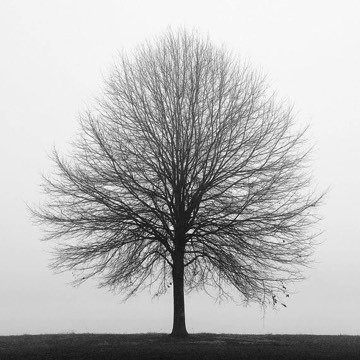
#> input picture sub_pixel/test_tree2.jpg, 360 x 360 px
$ python cleaned.py
#> lines starting #> are read from the running program, lines starting #| are printed output that depends on the picture; long printed decimals are rounded
import os
import math
import numpy as np
import time
import cv2
from PIL import Image, ImageDraw, ImageFont
from skimage import metrics


# Start timing the execution
start_time = time.time()

# ASCII character ramps
empty = " "
full = "X"
# long_ramp = """ !#$%&'()*+,-./0123456789:;<=>?@ABCDEFGHIJKLMNOPQRSTUVWXYZ[\]^_`abcdefghijklmnopqrstuvwxyz{|}~ ¡¢£¤¥¦§¨©ª«¬­®¯°±²³´µ¶·¸¹º»¼½¾¿ÀÁÂÃÄÅÆÇÈÉÊËÌÍÎÏÐÑÒÓÔÕÖ×ØÙÚÛÜÝÞßàáâãäåæçèéêëìíîïðñòóôõö÷øùúûüýþÿĀāĂăĄąĆćĈĉĊċČčĎďĐđĒēĔĕĖėĘęĚěĜĝĞğĠġĢģĤĥĦħĨĩĪīĬĭĮįİıĲĳĴĵĶķĸĹĺĻļĽľĿŀŁłŃńŅņŇňŉŊŋŌōŎŏŐőŒœŔŕŖŗŘřŚśŜŝŞşŠšŢţŤťŦŧŨũŪūŬŭŮůŰűŲųŴŵŶŷŸŹźŻżŽžſƀƁƂƃƄƅƆƇƈƉƊƋƌƍƎƏƐƑƒƓƔƕƖƗƘƙƚƛƜƝƞƟƠơƢƣƤƥƦƧƨƩƪƫƬƭƮƯưƱƲƳƴƵƶƷƸƹƺƻƼƽƾƿǀǁǂǃǄǅǆǇǈǉǊǋǌǍǎǏǐǑǒǓǔǕǖǗǘǙǚǛǜǝǞǟǠǡǢǣǤǥǦǧǨǩǪǫǬǭǮǯǰǱǲǳǴǵǶǷǸǹǺǻǼǽǾǿȀȁȂȃȄȅȆȇȈȉȊȋȌȍȎȏȐȑȒȓȔȕȖȗȘșȚțȜȝȞȟȠȡȢȣȤȥȦȧȨȩȪȫȬȭȮȯȰȱȲȳȴȵȶȸȹȺȻȼȽȾȿɀɁɂɃɄɅɆɇɈɉɊɋɌɍɎɏɐɑɒɓɔɕɖɗɘəɚɛɜɝɞɟɠɡɢɣɤɥɦɧɨɩɪɫɬɭɮɯɰɱɲɳɴɵɶɷɸɹɺɻɼɽɾɿʀʁʂʃʄʅʆʇʈʉʊʋʌʍʎʏʐʑʒʓʔʕʖʗʘʙʚʛʜʝʞʟʠʡʢʣʤʥʦʧʨʩʪʫʬʭʮʯʰʱʲʳʴʵʶʷʸʹʺʻʼʽʾʿˀˁ˂˃˄˅ˆˇˈˉˊˋˌˍˎˏːˑ˒˓˔˕˖˗˘˙˚˛˜˝˞˟ˠˡˢˣˤˬ˭ˮ˯˰˱˲˳˴˵˶˷ͼͽ;Ϳ΄΅Ά·ΈΉΊΌΎΏΐΑΒΓΔΕΖΗΘΙΚΛΜΝΞΟΠΡΣΤΥΦΧΨΩΪΫάέήίΰαβγδεζηθικλμνξοπρςστυφχψωϊϋόύώϏϐϑϒϓϔϕϖϗϘϙϚϛϜϝϞϟϠϡϢϣϤϥϦϧϨϩϪϫϬϭϮϯϰϱϲϳϴϵ϶ϷϸϹϺϻϼϽϾϿЀЁЂЃЄЅІЇЈЉЊЋЌЍЎЏАБВГДЕЖЗИЙКЛМНОПРСТУФХЦЧШЩЪЫЬЭЮЯабвгдежзийклмнопрстуфхцчшщъыьэюяѐёђѓєѕіїјљњћќѝўџѠѡѢѣѤѥѦѧѨѩѪѫѬѭѮѯѰѱѲѳѴѵѶѷѸѹѺҔҕҖҗҘҙҚқҜҝҞҟҠҡҢңҤҥҦҧҨҩҪҫҬҭҮүҰұҲҳҴҵҶҷҸҹҺһҼҽҾҿӀӁӂӃӄӅӆӇӈӉӊӋӌӍӎӏӐӑӒӓӔӕӖӗӘәӚӛӜӝӞӟӠӡӢӣӤӥӦӧӨөӪӫӬӭӮӯӰӱӲӳӴӵӶӷӸӹӺӻӼӽӾӿԀԁԂԃԄԅԆԇԈԉԊԋԌԍԎԏԐԑԒԓԔԕԖԗԘԙԚԛԜԝԞԟԠԡԢԣԤԥԦԧԨԩԪԫԬԭԮԯԱԲԳԴԵԶԷԸԹԺԻԼԽԾԿՀՁՂՃՄՅՆՇՈՉՊՋՌՍՎՏՐՑՒՓՔՕՖՙ՚՛՜՝՞՟աբգդեզէըթժիլխծկհձղճմյնշոչպջռսվտրցւփքօֆև։֊฿ᴀᴁᴂᴃᴄᴅᴆᴇᴈᴉᴊᴋᴌᴍᴎᴏᴐᴑᴒᴓᴔᴕᴖᴗᴘᴙᴚᴛᴜᴝᴞᴟᴠᴡᴢᴣᴤᴥᴦᴧᴨᴩᴪᴫᴬᴭᴮᴯᴰᴱᴲᴳᴴᴵᴶᴷᴸᴹᴺᴻᴼᴽᴾᴿᵀᵁᵂᵃᵄᵅᵆᵇᵈᵉᵊᵋᵌᵍᵎᵏᵐᵑᵒᵓᵔᵕᵖᵗᵘᵙᵚᵛᵜᵝᵞᵟᵠᵡᵢᵣᵤᵥᵦᵧᵨᵩᵪᵫᵬᵭᵮᵯᵰᵱᵲᵳᵴᵵᵶᵷᵸᵹᵺᵻᵼᵽᵾᵿᶀᶁᶂᶃᶄᶅᶆᶇᶈᶉᶊᶋᶌᶍᶎᶏᶐᶑᶒᶓᶔᶕᶖᶗᶘᶙᶚᶛᶜᶝᶞᶟᶠᶡᶢᶣᶤᶥᶦᶧᶨᶩᶪᶫᶬᶭᶮᶯᶰᶱᶲᶳᶴᶵᶶᶷᶸᶹᶺḆḇḈḉḊḋḌḍḎḏḐḑḒḓḔḕḖḗḘḙḚḛḜḝḞḟḠḡḢḣḤḥḦḧḨḩḪḫḬḭḮḯḰḱḲḳḴḵḶḷḸḹḺḻḼḽḾḿṀṁṂṃṄṅṆṇṈṉṊṋṌṍṎṏṐṑṒṓṔṕṖṗṘṙṚṛṜṝṞṟṠṡṢṣṤṥṦṧṨṩṪṫṬṭṮṯṰṱṲṳṴṵṶṷṸṹṺṻṼṽṾṿẀẁẂẃẄẅẆẇẈẉẊẋẌẍẎẏẐẑẒẓẔẕẖẗẘẙẚẛẜẝẞẟẠạẢảẤấẦầẨẩẪẫẬậẮắẰằẲẳẴẵẶặẸẹẺẻẼẽẾếỀềỂểỄễỆệỈỉỊịỌọỎỏỐốỒồỔổỖỗỘộỚớỜờỞởỠỡỢợỤụỦủỨứỪừỬửỮữỰựỲỳỴỵỶỷỸỹỺỻỼỽỾỿἀἁἂἃἄἅἆἇἈἉἊἋἌἍἎἏἐἑἒἓἔἕἘἙἚἛἜἝἠἡἢἣἤἥἦἧἨἩἪἫἬἭἮἯἰἱἲἳἴἵἶἷἸἹἺἻἼἽἾἿὀὁὂὃὄὅὈὉὊὋὌὍὐὑὒὓὔὕὖὗὙὛὝὟὠὡὢὣὤὥὦὧὨὩὪὫὬὭὮὯὰάὲέὴήὶίὸόὺύὼώᾀᾁᾂᾃᾄᾅᾆᾇᾈᾉᾊᾋᾌᾍᾎᾏᾐᾑᾒᾓᾔᾕᾖᾗᾘᾙᾚᾛᾜᾝᾞᾟᾠᾡᾢᾣᾤᾥᾦᾧᾨᾩᾪᾫᾬᾭᾮᾯᾰᾱᾲᾳᾴᾶᾷᾸᾹᾺΆᾼ᾽ι᾿῀῁ῂῃῄῆῇῈΈῊΉῌ῍῎῏ῐῑῒΐῖῗῘῙῚΊ῝῞῟ῠῡῢΰῤῥῦῧῨῩῪΎῬ῭΅`ῲῳῴῶῷῸΌῺ‘’‚‛“”„‟†‡•…‰′″‴‹›‼‽‾⁄⁞ⁿₐₑₒₓₔ₠₡₢₣₤₥₦₧₨₩₪₫€₭₮₯₰₱₲₳₴₵₶₷₸₹₺₻₼₽₾₿⃰℅ℓ№™Ω℮⅍ⅎ⅓⅔⅛⅜⅝⅞ↄ←↑→↓↔↕↨∂∆∏∑−∕∙√∞∟∩∫≈≠≡≤≥⌂⌐⌠⌡─│┌┐└┘├┤┬┴┼═║╒╓╔╕╖╗╘╙╚╛╜╝╞╟╠╡╢╣╤╥╦╧╨╩╪╫╬▀▄█▌▐░▒▓■□▪▫▬▲►▼◄◊○◌●◘◙◦☺☻☼♀♂♠♣♥♦♪♫♯ⱠⱡⱢⱣⱤⱥⱦⱧⱨⱩⱪⱫⱬⱭⱮⱯⱰⱱⱲⱳⱴⱵⱶⱷⱸⱹⱺⱻⱼⱽⱾⱿ⸗ꜗꜘꜙꜚꜛꜜꜝꜞꜟ꜠꜡ꞈ꞉꞊Ꞌꞌﬀﬁﬂﬃﬄﬅﬆﬓﬔﬕﬖﬗיִﬞײַﬠﬡﬢﬣﬤﬥﬦﬧﬨ﬩שׁשׂשּׁשּׂאַאָאּבּגּדּהּוּזּטּיּךּכּלּמּנּסּףּפּצּקּרּשּתּוֹבֿכֿפֿﭏﭐﭑﭒﭓﭔﭕﭖﭗﭘﭙﭚﭛﭜﭝﭞﭟﭠﭡﭢﭣﭤﭥﭦﭧﭨﭩﭪﭫﭬﭭﭮﭯﭰﭱﭲﭳﭴﭵﭶﭷﭸﭹﭺﭻﭼﭽﭾﭿﮀﮁﮂﮃﮄﮅﮆﮇﮈﮉﮊﮋﮌﮍﮎﮏﮐﮑﮒﮓﮔﮕﮖﮗﮘﮙﮚﮛﮜﮝﮞﮟﮠﮡﮢﮣﮤﮥﮦﮧﮨﮩﮪﮫﮬﮭﮮﮯﮰﮱ﮲﮳﮴﮵﮶﮷﮸﮹﮺﮻﮼﮽﮾﮿﯀﯁ﯓﯔﯕﯖﯗﯘﯙﯚﯛﯜﯝﯞﯟﯠﯡﯢﯣﯤﯥﯦﯧﯨﯩﯪﯫﯬﯭﯮﯯﯰﯱﯲﯳﯴﯵﯶﯷﯸﯹﯺﯻﯼﯽﯾﯿﰈﱮﱯﱰﱳﱴﱵﲎﲏﲑﲔﲜﲝﲞﲟﲠﲡﲢﲣﲤﲥﲦﲨﲪﲬﲰﳉﳊﳋﳌﳍﳎﳏﳐﳑﳒﳓﳔﳕﳖﳘﳚﳛﳜﳝﳲﳳﳴﴰﴼﴽ﴾﴿ﶈﷲﷴﷺﷻ﷼︠︡︢︣ﹰﹱﹲﹳﹴﹶﹷﹸﹹﹺﹻﹼﹽﹾﹿﺀﺁﺂﺃﺄﺅﺆﺇﺈﺉﺊﺋﺌﺍﺎﺏﺐﺑﺒﺓﺔﺕﺖﺗﺘﺙﺚﺛﺜﺝﺞﺟﺠﺡﺢﺣﺤﺥﺦﺧﺨﺩﺪﺫﺬﺭﺮﺯﺰﺱﺲﺳﺴﺵﺶﺷﺸﺹﺺﺻﺼﺽﺾﺿﻀﻁﻂﻃﻄﻅﻆﻇﻈﻉﻊﻋﻌﻍﻎﻏﻐﻑﻒﻓﻔﻕﻖﻗﻘﻙﻚﻛﻜﻝﻞﻟﻠﻡﻢﻣﻤﻥﻦﻧﻨﻩﻪﻫﻬﻭﻮﻯﻰﻱﻲﻳﻴﻵﻶﻷﻸﻹﻺﻻﻼ￼"""
long_ramp = "AMQW#¿BNHERmKdAGbX8SDOPUkwZF69heT0a&xV%Cs4fY52Lonz3ucJvItr}{li?1][7<>=)(+*|!/-,_~.'` "
# long_ramp = "AMQW#¿BNHERmKdAGbX8SDOPUkwZF69heT0a&xV%Cs4fY52Lonz3ucJvItr}{li?1][7<>=)(+*|!/-,_~.'` ■□▢▣▤▥▦▧▨▩▬▭▮▯▰▱▲△▴▵▷▸▹►▻▼▽▾▿2◁◂◃◄◅◆◇◈◉◊○◌◍◎●◐◑◒◓◔◕◖◗◘◙◚◛◜◝◞◟◠◡◢◣◤◥◦◧◨◩◪◫◬◭◮◯◰◱◲◳◴◵◶◷◸◹◺◿▀▁▂▃▄▅▆▇█▉▊▋▌▍▎▏▐░▒▓▔▕▖▗▘▙▚▛▜▝▞"
# long_ramp = "ABDCDEF"
short_ramp = "ME$sj1|-^` "
punc_ramp = "@%#*+=-:. "
ramp_437 = '▓▒░ '

# Font and image settings
font_path = "../fonts/Courier_New_Bold.ttf"
font_w_h_aspect_ratio = 1  # True for Courier, based on tests
font_size_to_pixel_ratio = 8/5  # Also true for Courier based on tests

# Input image and output resolution
test_tree = "./test_tree.png"
test_tree_2 = "./test_tree2.jpg"
mandelbrot = "./mandelbrot.jpg"
spiral = "./spiral.jpg"
pure_white = "./pure_white.png"
houndstooth = "./houndstooth.jpg"
houndstooth_test = "./test_houndstooth.png"
houndstooth_test_2 = "./test_houndstooth_2.png"
ABCDEF2 = "./abcdef2.png"
ABCDEF = "./abcdef.png"
smash_logo = "./smash_logo.png"

path_to_use = test_tree_2

horizontal_resolution = 50  # Can be changed to whatever. Bigger is probably better.
map_size = 3

# Load the image in grayscale
img_to_convert = cv2.imread(path_to_use, cv2.IMREAD_GRAYSCALE)
#> img_to_convert is the input picture: shape (360, 360); min 11, max 255, mean 182.9
cv2.imshow("original im", img_to_convert)
cv2.waitKey(0)

# Get image dimensions
i_width = img_to_convert.shape[1]
#> i_width = 360
i_height = img_to_convert.shape[0]
#> i_height = 360
print(f"Image dimensions: {i_width} x {i_height}")
#| Image dimensions: 360 x 360
print(f"Horizontal resolution: {horizontal_resolution}")

# Calculate character dimensions
char_target_width = int(i_width / horizontal_resolution)
#> char_target_width = 7
char_target_height = int(char_target_width * font_w_h_aspect_ratio)
#> char_target_height = 7
print(f"Character dimensions: {char_target_width} x {char_target_height}")
#| Character dimensions: 7 x 7

# Calculate font size
char_display_width = char_target_width * font_size_to_pixel_ratio
#> char_display_width = 11.2
char_display_height = char_display_width * font_w_h_aspect_ratio
#> char_display_height = 11.2
print(f"Font dimensions: {char_display_width} x {char_display_height}")
#| Font dimensions: 11.200 x 11.200

# Calculate vertical resolution
vertical_resolution = int(i_height / char_target_height)
#> vertical_resolution = 51
print(f"ASCII dimensions: {horizontal_resolution} x {vertical_resolution}")
#| ASCII dimensions: 50 x 51

# Create font
font = ImageFont.truetype(font_path, size=int(char_display_width))

class Ramp:
    def __init__(self, string):
        self.ramp_string = string
        self.all_chars = {}
        self.brightness_dict = {}
        self.brightness_dict_flat = {}
        self.brightness_dict_small = {}
        self.char_dimensions = {"x": 0, "y": 0}

    def get_char_basic(self, num):
        return self.ramp_string[math.floor((num / 255) * len(self.ramp_string)) - 1]

    def get_char_region_basic(self, region):
        average_bright = np.mean(region)
        # if average_bright > 200:
        #     return " "
        new_array = region.flatten()
        average_brightness = np.average(new_array)
        char = self.get_char_basic(average_brightness)
        return char

    def cache_ramp_maps(self):
        all_char_image = Image.new("RGBA", (char_target_width * len(self.ramp_string), char_target_height), color="white")
        all_char_image_small = Image.new("RGBA", (char_target_width * len(self.ramp_string), map_size), color="white")
        p = ImageDraw.Draw(all_char_image)
        ps = ImageDraw.Draw(all_char_image_small)
        total = 0
        for char in self.ramp_string:
            char_map_pil = Image.new('L', (char_target_width, char_target_height), color="white")

            d = ImageDraw.Draw(char_map_pil)
            d.text((0, char_target_height / 2), char, fill="black", anchor="lm", font=font)
            p.text((total * char_target_width, char_target_height / 2), char, fill="black", anchor="lm", font=font)
            char_map_pil_smaller = char_map_pil.resize((map_size, map_size))
            all_char_image_small.paste(char_map_pil_smaller, (total * map_size, 0))
            char_map_cv2 = np.array(char_map_pil)
            char_map_cv2_smaller = np.array(char_map_pil_smaller)

            self.brightness_dict_flat[char] = char_map_cv2
            self.brightness_dict_small[char] = char_map_cv2_smaller
            total += 1
#> after the loop, total = 85

        all_char_image.show()
        all_char_image_small.show()
        print("done caching rmps")

    def get_char_region_subpixel(self, region, method="ssim"):
        char_holder = ''

        if method == "ssim":
            best_ssim = 0
            for char in self.brightness_dict_flat:
                char_arr = self.brightness_dict_flat[char]
                ssim_score = metrics.structural_similarity(region, char_arr, full=True)
                score = round(ssim_score[0], 3)
                if score > best_ssim:
                    best_ssim = score
                    char_holder = char
            return char_holder

        elif method == "similarity_squish":
            # lowest similarity is 0
            highest_similarity = 0
            char_holder = ''
            # average = np.average(region)
            # if average > 250:
            #     return " "
            region = cv2.resize(region, (map_size, map_size))
            for char in self.brightness_dict_small:
                similarity = 0
                char_arr = self.brightness_dict_small[char]
                # total_subreg = 0
                for y in range(len(region)):
                    for x in range(len(region[y])):
                        # total_subreg += 1
                        if (char_arr[y][x] < 250 and region[x][y] < 250):
                            this_pixel_diff = abs(region[y][x] - char_arr[y][x])
                            similarity += ((255 - this_pixel_diff) ** 2)
                    if similarity > highest_similarity:
                        highest_similarity = similarity
                        char_holder = char
                # [6 lines of commented-out code are left out]

            return char_holder

        elif method == "similarity_manual":
            # lowest similarity is 0
            highest_similarity = 0
            char_holder = ''
            average = np.average(region)
            # if average > 250:
            #     return " "
            for char in self.brightness_dict_flat:
                similarity = 0
                char_arr = self.brightness_dict_flat[char]
                for y in range(len(region)):
                    for x in range(len(region[y])):
                        if (char_arr[y][x] < 250 and region[x][y] < 250):
                            this_pixel_diff = abs(region[y][x] - char_arr[y][x])
                            similarity += ((255 - this_pixel_diff) ** 2)
                    if similarity > highest_similarity:
                        highest_similarity = similarity
                        char_holder = char
            # [5 lines of commented-out code are left out]

            return char_holder

        elif method == "similarity_np":
            highest_similarity = 0
            highest_similarity_arr = []
            for char in self.brightness_dict_flat:
                # print(char)
                char_arr = self.brightness_dict_flat[char]
                if char == " ":
                    similarity = np.sum((255 - np.abs(region - char_arr)) ** 2)
                else:
                    mask = char_arr != 255
                    similarity = np.sum((255 - np.abs(region[mask] - char_arr[mask]))**2)
                # print(similarity)
                if similarity > highest_similarity:
                        # print(highest_similarity_arr)
                        highest_similarity = similarity
                        highest_similarity_arr = np.abs(region - char_arr)
                        # print(highest_similarity_arr)
                        char_holder = char
            return char_holder

        elif method == "similarity_new":
            lowest_difference = float('inf')
            highest_similarity = 0
            char_holder = ' '  # Default to space
            region_mean = np.mean(region)

            for char, char_arr in self.brightness_dict_flat.items():
                if char == ' ':
                    # For space, check if the region is close to white
                    if region_mean > 240:  # You can adjust this threshold
                        return ' '
                    continue

                # For other characters, use masked comparison
                mask = char_arr < 255
                if np.sum(mask) == 0:  # If the character is all white, skip it
                    continue

                # Calculate coverage (percentage of non-white pixels)
                coverage = np.mean(char_arr < 255)

                # Calculate similarity, focusing on matching dark pixels
                similarity = np.sum((255 - region) * (255 - char_arr)) / (np.sum((255 - char_arr)**2) + 1e-6)

                # difference = np.mean((region[mask] - char_arr[mask])**2)
                # similarity = np.mean(255 - (region[mask] - char_arr[mask])**2)
                if similarity > highest_similarity:
                    highest_similarity = similarity
                    char_holder = char
                # if difference < lowest_difference:
                #     lowest_difference = difference
                #     char_holder = char

            return char_holder


        elif method == "difference_np":
            # average_bright = np.mean(region)
            lowest_difference_arr = []
            # if average_bright > 200:
            #     return " "
            lowest_difference = float("inf")
            for char in self.brightness_dict_flat:
                char_arr = self.brightness_dict_flat[char]
                # weight = np.where(char_arr < 127, 2, 0.5)
                # print(weight)
                difference = np.sum(weight *  np.abs(region - char_arr))
                print(f"\n{char}:\n{np.abs(region - char_arr)}")
                # print(difference)
                # print(char, weight, difference)
                if difference < lowest_difference:
                    lowest_difference = difference
                    lowest_difference_arr = np.abs(region - char_arr)
                    char_holder = char
            # [9 lines of commented-out code are left out]
            return char_holder

# Create and cache the ramp
long = Ramp(long_ramp)
long.cache_ramp_maps()

# Create the output image
# ascii_image = Image.open(path_to_use)
ascii_image = Image.new("RGBA", (int(char_target_width * horizontal_resolution), int(char_target_height * vertical_resolution)), "white")
#> ascii_image: PIL image 350x357 RGBA; every value is 255
d = ImageDraw.Draw(ascii_image)

print(f"Image dimensions: {len(img_to_convert[0])} x {len(img_to_convert)}")
#| Image dimensions: 360 x 360

total = 0
final_amt = vertical_resolution * horizontal_resolution
#> final_amt = 2550

# Generate ASCII art
for y in range(vertical_resolution):
    for x in range(horizontal_resolution):
        print(f"Processing: {total} / {final_amt}")
        current_y = y * char_target_height
        current_x = x * char_target_width
        subregion = img_to_convert[current_y:current_y+char_target_height, current_x:current_x+char_target_width]

        # Choose between basic or subpixel method
        # char_for_img = long.get_char_region_subpixel(subregion, "ssim")
        char_for_img = long.get_char_region_subpixel(subregion, "similarity_squish")
        # [6 lines of commented-out code are left out]
        d.text((current_x, current_y + (char_target_height / 2)), char_for_img, fill=(0, 0, 0, 255), anchor="lm", font=font)
        total += 1

# Display the result
ascii_image.show()
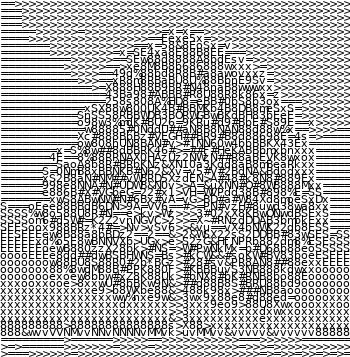
#> shown: PIL image 350x357 RGBA; mean R, G, B, A 171.3, 171.3, 171.3, 255

print(f"ASCII dimensions: {horizontal_resolution} x {vertical_resolution}")
print(f"Total regions processed: {final_amt}")
print(f"Execution time: {time.time() - start_time:.2f} seconds")
